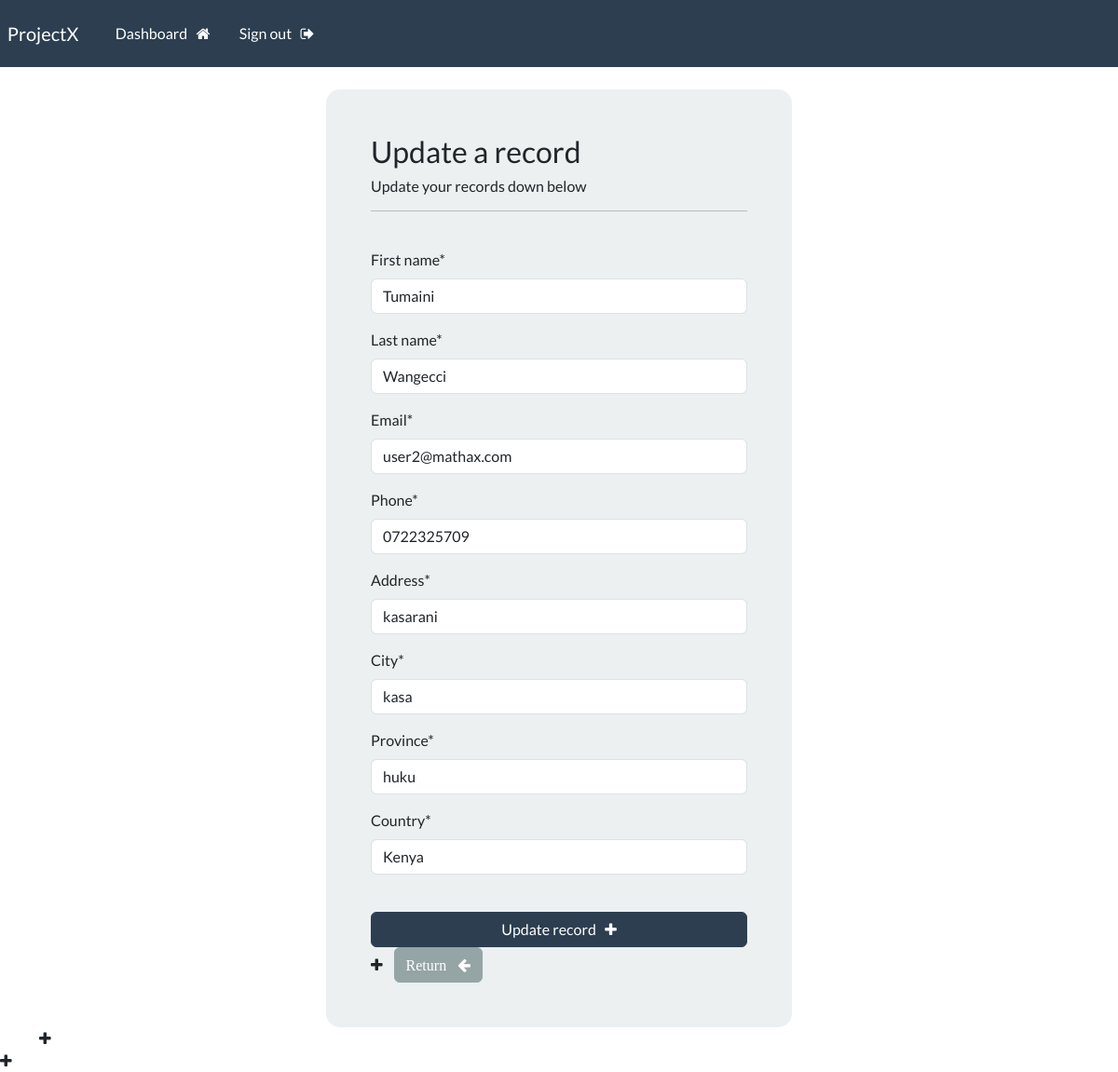
The page /update-record/3 (signed in) on the database its author committed.
### webapp/models.py (models this page shows, shortened)
class Record(models.Model): # an id is normally added by django
    creation_date = models.DateTimeField(auto_now_add=True)
    first_name = models.CharField(max_length=100)
    last_name = models.CharField(max_length=100)
    email = models.CharField(max_length=255)
    phone = models.CharField(max_length=20)
    address = models.CharField(max_length=300)
    city = models.CharField(max_length=255)
    province = models.CharField(max_length=200)
    country = models.CharField(max_length=125)

### webapp/views.py (the view)
# urls.py: path('update-record/<int:pk>',views.update_record, name='update-record'),
@login_required(login_url='my-login')
def update_record(request, pk):
    record = Record.objects.get(id=pk)
    form = UpdateRecordForm(instance=record) # we want to get a particular user record
    if request.method == "POST":
        form = UpdateRecordForm(request.POST, instance=record)
        if form.is_valid:
            form.save()
            messages.success(request, "Your record was updated!")
            return redirect('dashboard')
    context = {'form4':form}
    return render(request, 'webapp/update-record.html', context=context)

### webapp/forms.py
class UpdateRecordForm(forms.ModelForm):
    class Meta:
        model = Record
        fields = ['first_name', 'last_name', 'email', 'phone', 'address', 'city', 'province', 'country']

### webapp/templates/webapp/update-record.html (shortened to what this page needs)
{% extends 'webapp/base.html' %}
{% load crispy_forms_tags %}
{% block content %}
<body>
<div class="container bg-light shadow-md p-5 form-layout">
    <h3>Update a record</h3>
    <h6>Update your records down below</h6>
    <hr>
        <br>
        <form method="POST" autocomplete="off">
            {{form4|crispy}}
            <br>
            <button type="submit" class="btn btn-primary w-100 btn-block p-2y">Update record  &nbsp; <i class="fa fa-plus" /> </button>
            <a href="{% url 'dashboard' %}" class="btn btn-secondary">Return &nbsp; <i class="fa fa-arrow-left" aria-hidden="true"></i>
            </a>
        </form>
</div>
</body>
{% endblock %}

### static/css/styles.css (style rules this page uses)
.form-layout { border-radius: 15px; width: 500px; }

### rows shown on the page
Record: first_name "Tumaini", last_name "Wangecci", email "user2@mathax.com", phone "0722325709", address "kasarani", city "kasa", province "huku", country "Kenya"
